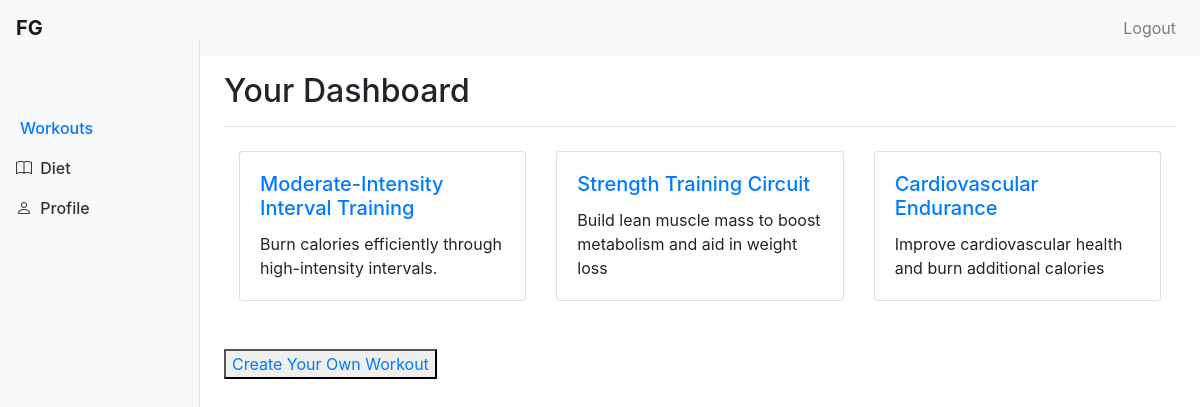
Screenshot of /dashboard (signed in) with the database file from the repository.
### workouts/models.py (models this page shows, shortened)
class Workout(models.Model):
    name = models.CharField(max_length=40)
    description = models.TextField()
    duration = models.PositiveIntegerField()
    duration_unit = models.CharField(
        max_length=10,
        choices=[
            ('seconds', 'Seconds'),
            ('minutes', 'Minutes'),
            ('hours', 'Hours'),
        ],
        default='minutes'
    )
    exercises = models.ManyToManyField('Exercise', related_name='workouts')
    completed = models.BooleanField(default=False)
    FITNESS_GOALS_CHOICES = [
        ('SF', 'Stay Fit'),
        ('LW', 'Lose Weight'),
        ('BM', 'Build Muscle'),
        ('KF', 'Keep Fit'),
        ('IE', 'Improve Endurance'),
    ]
    fitness_goal = models.CharField(
        max_length=20,
        choices=FITNESS_GOALS_CHOICES,
        default='SF'
    )
    INTENSITY_LEVELS = [
        ('L', 'low'),
        ('M', 'moderate'),
        ('V', 'vigorous')
    ]
    intensity = models.CharField(
        max_length=20,
        choices=INTENSITY_LEVELS,
        default='M'
    )
    created_at = models.DateTimeField(auto_now_add=True)

### workouts/views.py (the view)
# urls.py: path('dashboard', dashboard, name='dashboard'),
@login_required
def dashboard(request):
    all_workouts = Workout.objects.all()
    return render(request, 'dashboard.html', {'all_workouts': all_workouts})

### templates/dashboard.html
{% extends 'dashboard_base.html' %}
{% block page_title %}Your Dashboard{% endblock %}
{% block content %}
<div class="container mt-4">
  <div class="row">
    {% for workout in all_workouts %}
      {% if workout.fitness_goal == request.user.profile.fitness_goal %}
        <div class="col-md-4 mb-4">
          <div class="card">
            <div class="card-body">
              <h5 class="card-title"><a href="{% url 'workout' workout.id %}">{{ workout.name }}</a></h5>
              <p class="card-text">{{ workout.description }}</p>
            </div>
          </div>
        </div>
      {% endif %}
    {% endfor %}
  </div>
</div>
<button class="mt-4">
  <a href="{% url 'create_workout' %}">Create Your Own Workout</a>
</button>
{% endblock %}

### templates/dashboard_base.html (style rules this page uses)
body { padding-top: 0px; }

### rows the page displays
Workout: name "Moderate-Intensity Interval Training", description "Burn calories efficiently through high-intensity intervals."
Workout: name "Strength Training Circuit", description "Build lean muscle mass to boost metabolism and aid in weight loss"
Workout: name "Cardiovascular Endurance", description "Improve cardiovascular health and burn additional calories"
